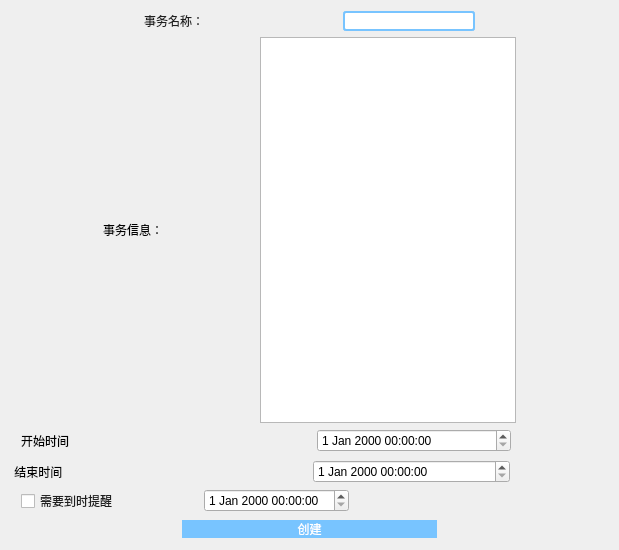
<?xml version="1.0" encoding="UTF-8"?>
<ui version="4.0">
 <class>AddScheTask</class>
 <widget class="QDialog" name="AddScheTask">
  <property name="geometry">
   <rect>
    <x>0</x>
    <y>0</y>
    <width>619</width>
    <height>550</height>
   </rect>
  </property>
  <property name="windowTitle">
   <string>新建定时事务</string>
  </property>
  <property name="autoFillBackground">
   <bool>false</bool>
  </property>
  <layout class="QGridLayout" name="gridLayout">
   <item row="0" column="0">
    <layout class="QVBoxLayout" name="verticalLayout" stretch="6,0,6,6,6,8">
     <property name="sizeConstraint">
      <enum>QLayout::SetDefaultConstraint</enum>
     </property>
     <item>
      <layout class="QHBoxLayout" name="horizontalLayout_7">
       <item>
        <spacer name="horizontalSpacer_8">
         <property name="orientation">
          <enum>Qt::Horizontal</enum>
         </property>
         <property name="sizeHint" stdset="0">
          <size>
           <width>40</width>
           <height>20</height>
          </size>
         </property>
        </spacer>
       </item>
       <item>
        <widget class="QLabel" name="label_task_name">
         <property name="styleSheet">
          <string notr="true">font: 25 11pt '宋体';
color: rgb(31,31,31);</string>
         </property>
         <property name="text">
          <string>事务名称：</string>
         </property>
         <property name="alignment">
          <set>Qt::AlignCenter</set>
         </property>
        </widget>
       </item>
       <item>
        <spacer name="horizontalSpacer_11">
         <property name="orientation">
          <enum>Qt::Horizontal</enum>
         </property>
         <property name="sizeHint" stdset="0">
          <size>
           <width>40</width>
           <height>20</height>
          </size>
         </property>
        </spacer>
       </item>
       <item>
        <widget class="QLineEdit" name="input_task_name">
         <property name="styleSheet">
          <string notr="true">font: 25 13pt '微软雅黑';
color: rgb(31,31,31);
padding-left:20px;
background-color: rgb(255, 255, 255);
border:2px solid rgb(120,196,255);
border-radius:3px;</string>
         </property>
        </widget>
       </item>
       <item>
        <spacer name="horizontalSpacer_12">
         <property name="orientation">
          <enum>Qt::Horizontal</enum>
         </property>
         <property name="sizeHint" stdset="0">
          <size>
           <width>40</width>
           <height>20</height>
          </size>
         </property>
        </spacer>
       </item>
      </layout>
     </item>
     <item>
      <layout class="QHBoxLayout" name="horizontalLayout_3">
       <item>
        <spacer name="horizontalSpacer_2">
         <property name="orientation">
          <enum>Qt::Horizontal</enum>
         </property>
         <property name="sizeHint" stdset="0">
          <size>
           <width>40</width>
           <height>20</height>
          </size>
         </property>
        </spacer>
       </item>
       <item>
        <widget class="QLabel" name="label_2">
         <property name="text">
          <string>事务信息：</string>
         </property>
        </widget>
       </item>
       <item>
        <spacer name="horizontalSpacer_9">
         <property name="orientation">
          <enum>Qt::Horizontal</enum>
         </property>
         <property name="sizeHint" stdset="0">
          <size>
           <width>40</width>
           <height>20</height>
          </size>
         </property>
        </spacer>
       </item>
       <item>
        <widget class="QTextEdit" name="input_comment"/>
       </item>
       <item>
        <spacer name="horizontalSpacer_10">
         <property name="orientation">
          <enum>Qt::Horizontal</enum>
         </property>
         <property name="sizeHint" stdset="0">
          <size>
           <width>40</width>
           <height>20</height>
          </size>
         </property>
        </spacer>
       </item>
      </layout>
     </item>
     <item>
      <layout class="QHBoxLayout" name="ymd_layout" stretch="1,2,2,1">
       <property name="leftMargin">
        <number>10</number>
       </property>
       <property name="bottomMargin">
        <number>2</number>
       </property>
       <item>
        <widget class="QLabel" name="label">
         <property name="text">
          <string>开始时间</string>
         </property>
        </widget>
       </item>
       <item>
        <spacer name="horizontalSpacer_4">
         <property name="orientation">
          <enum>Qt::Horizontal</enum>
         </property>
         <property name="sizeType">
          <enum>QSizePolicy::Preferred</enum>
         </property>
         <property name="sizeHint" stdset="0">
          <size>
           <width>80</width>
           <height>20</height>
          </size>
         </property>
        </spacer>
       </item>
       <item>
        <widget class="QDateTimeEdit" name="datetime_start">
         <property name="minimumDateTime">
          <datetime>
           <hour>0</hour>
           <minute>0</minute>
           <second>0</second>
           <year>1759</year>
           <month>9</month>
           <day>14</day>
          </datetime>
         </property>
        </widget>
       </item>
       <item>
        <spacer name="horizontalSpacer_7">
         <property name="orientation">
          <enum>Qt::Horizontal</enum>
         </property>
         <property name="sizeHint" stdset="0">
          <size>
           <width>40</width>
           <height>20</height>
          </size>
         </property>
        </spacer>
       </item>
      </layout>
     </item>
     <item>
      <layout class="QHBoxLayout" name="horizontalLayout" stretch="1,2,2,1">
       <item>
        <widget class="QLabel" name="label_4">
         <property name="text">
          <string> 结束时间 </string>
         </property>
        </widget>
       </item>
       <item>
        <spacer name="horizontalSpacer_14">
         <property name="orientation">
          <enum>Qt::Horizontal</enum>
         </property>
         <property name="sizeType">
          <enum>QSizePolicy::Preferred</enum>
         </property>
         <property name="sizeHint" stdset="0">
          <size>
           <width>80</width>
           <height>20</height>
          </size>
         </property>
        </spacer>
       </item>
       <item>
        <widget class="QDateTimeEdit" name="datetime_end">
         <property name="minimumDateTime">
          <datetime>
           <hour>0</hour>
           <minute>0</minute>
           <second>0</second>
           <year>1759</year>
           <month>9</month>
           <day>14</day>
          </datetime>
         </property>
        </widget>
       </item>
       <item>
        <spacer name="horizontalSpacer_13">
         <property name="orientation">
          <enum>Qt::Horizontal</enum>
         </property>
         <property name="sizeHint" stdset="0">
          <size>
           <width>40</width>
           <height>20</height>
          </size>
         </property>
        </spacer>
       </item>
      </layout>
     </item>
     <item>
      <layout class="QHBoxLayout" name="horizontalLayout_11" stretch="0,0,0,0">
       <property name="leftMargin">
        <number>10</number>
       </property>
       <item>
        <widget class="QCheckBox" name="chkbox_have_reminder">
         <property name="styleSheet">
          <string notr="true">font: 25 11pt '宋体';
color: rgb(31,31,31);</string>
         </property>
         <property name="text">
          <string>需要到时提醒</string>
         </property>
        </widget>
       </item>
       <item>
        <spacer name="horizontalSpacer_5">
         <property name="orientation">
          <enum>Qt::Horizontal</enum>
         </property>
         <property name="sizeType">
          <enum>QSizePolicy::Preferred</enum>
         </property>
         <property name="sizeHint" stdset="0">
          <size>
           <width>80</width>
           <height>20</height>
          </size>
         </property>
        </spacer>
       </item>
       <item>
        <widget class="QDateTimeEdit" name="datetime_reminder"/>
       </item>
       <item>
        <spacer name="horizontalSpacer_6">
         <property name="orientation">
          <enum>Qt::Horizontal</enum>
         </property>
         <property name="sizeHint" stdset="0">
          <size>
           <width>40</width>
           <height>20</height>
          </size>
         </property>
        </spacer>
       </item>
      </layout>
     </item>
     <item>
      <layout class="QHBoxLayout" name="horizontalLayout_4" stretch="2,3,2">
       <item>
        <spacer name="horizontalSpacer">
         <property name="orientation">
          <enum>Qt::Horizontal</enum>
         </property>
         <property name="sizeHint" stdset="0">
          <size>
           <width>40</width>
           <height>20</height>
          </size>
         </property>
        </spacer>
       </item>
       <item>
        <widget class="QPushButton" name="btn_create">
         <property name="styleSheet">
          <string notr="true">QPushButton{
font: 25 14pt '微软雅黑';
color: rgb(255,255,255);
background-color: rgb(120,196,255);
border: none;border-radius:15px;
}
QPushButton:hover{
background-color: rgb(22,218,208);
}
QPushButton:pressed{
background-color: rgb(17,171,164);}
</string>
         </property>
         <property name="text">
          <string>创建</string>
         </property>
        </widget>
       </item>
       <item>
        <spacer name="horizontalSpacer_3">
         <property name="orientation">
          <enum>Qt::Horizontal</enum>
         </property>
         <property name="sizeHint" stdset="0">
          <size>
           <width>40</width>
           <height>20</height>
          </size>
         </property>
        </spacer>
       </item>
      </layout>
     </item>
    </layout>
   </item>
  </layout>
 </widget>
 <resources/>
 <connections/>
</ui>
